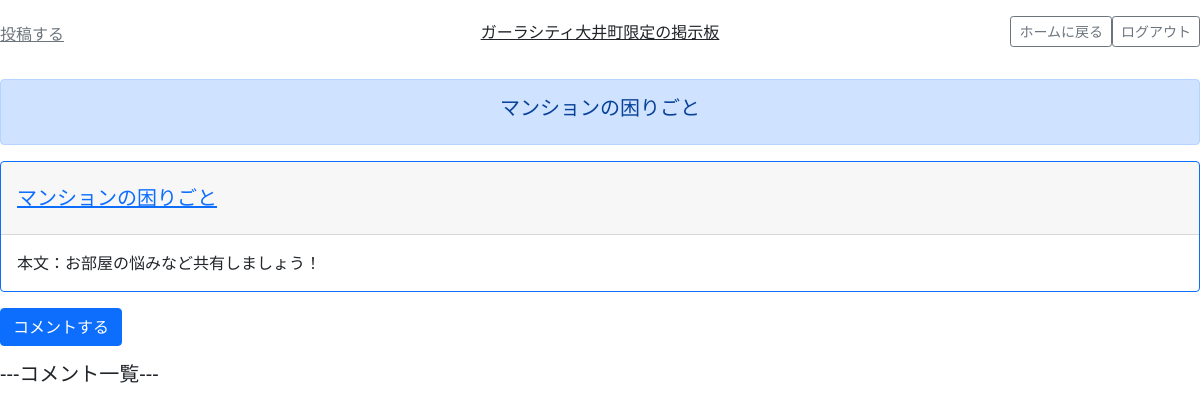
The page /detail/10/ (signed in) on the database as committed earlier.
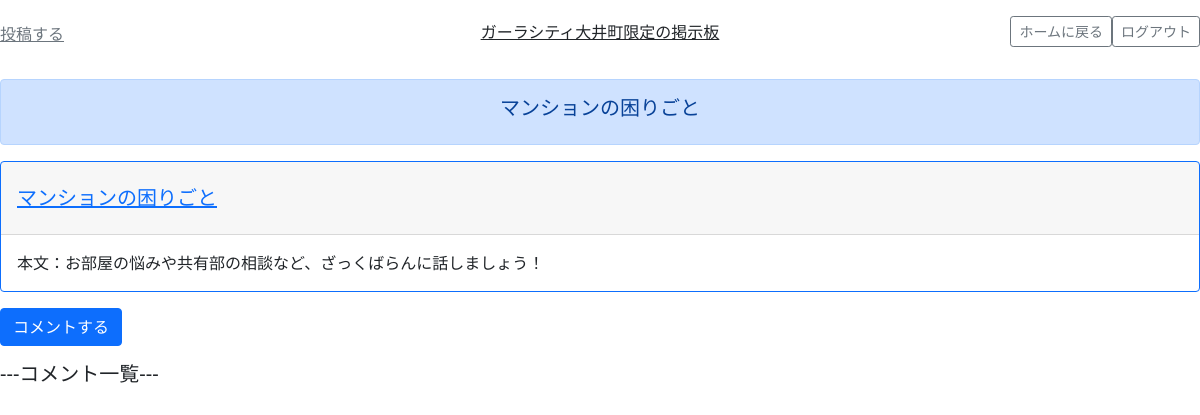
The same page on the database as committed later.
### apartsnsapp/models.py (models this page shows, shortened)
class ApartsnsModel(models.Model):
    name = models.CharField( max_length=50,default="")
    title = models.CharField(max_length=50)
    content = models.TextField()

### apartsnsapp/views.py (the view)
# urls.py: path('detail/<int:pk>/', DetailView.as_view(), name='detail'),
class DetailView(LoginRequiredMixin, DetailView):
    template_name = 'detail.html'
    model = ApartsnsModel

### apartsnsapp/templates/detail.html (shortened to what this page needs)
{% extends 'base.html' %}
{% block content %}
<div class="alert alert-primary text-center " role="alert"><h5>{{object.title}}</h5></div>
<div class="card border-primary mb-3" style="max-width: 100% ;">
    <div class="card-header"><P><h5><a href=>{{object.title}}</h5></a></P></div>
    <div class="card-body">
        <p class="card-text">本文：{{object.content}}</p>
    </div>
</div>
<a class="btn btn-primary mb-3" href="{% url 'comment' object.id %}">コメントする</a><br>
<h5>---コメント一覧---</h5>
{% endblock content %}

### apartsnsapp/templates/base.html (shortened to what this page needs)
<!doctype html>
<html lang="ja">
   <head>
        <link href="https://cdn.jsdelivr.net/npm/bootstrap@5.0.0-beta1/dist/css/bootstrap.min.css"
        rel="stylesheet">
    </head>
   <body>
        {% block header %}
        <header class="blog-header py-3 mb-3">
            <div class="row flex-nowrap justify-content-between align-items-center">
                <div class="col-4 pt-1">
                    <a class="link-secondary" href="{% url 'create' %}">投稿する</a>
                </div>
                <div class="col-4 text-center">
                    <a class="blog-header-logo text-dark" href="{% url 'list' %}">ガーラシティ大井町限定の掲示板</a>
                </div>
                <div class="col-4 d-flex justify-content-end align-items-center">
                    <a class="btn btn-sm btn-outline-secondary" href="{% url 'list' %}">ホームに戻る</a>
                    <a class="btn btn-sm btn-outline-secondary" href="{% url 'logout' %}">ログアウト</a>
                </div>
            </div>
        </header>
        {% endblock header %}
        {% block content %}{% endblock content %}
    </body>
</html>

Rows that differ between the two databases and show on the page:
changed ApartsnsModel "マンションの困りごと": content "お部屋の悩みなど共有しましょう！" → "お部屋の悩みや共有部の相談など、ざっくばらんに話しましょう！"
